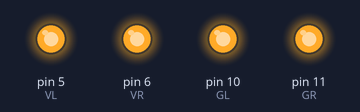
Bench run of a sketch on a simulated Arduino Uno, built with avr-gcc and run on an emulated ATmega328P. Shown: output pins drawn as LEDs (lit = HIGH).

Above: at 0.5 s.
At 2.5 s:
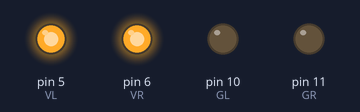
At 3.5 s:
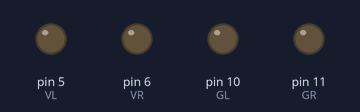
At 4.5 s:
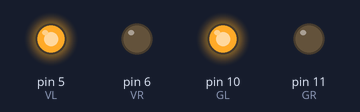
At 6.5 s:
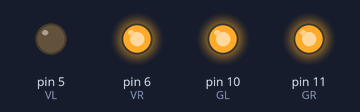
At 9.5 s:
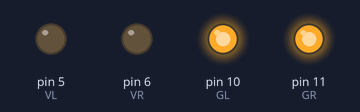
Timing chart, 0 to 10.4 s (numbered marks = the images above):
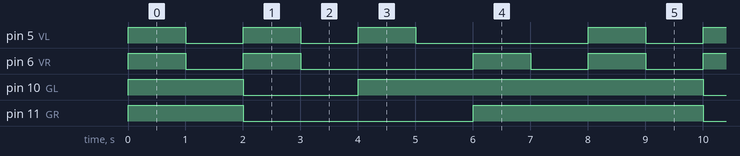

Measured:
- by itself, pin 5 (VL): repeats every 8.0 s: 2 × (LOW 1.0 s, HIGH 1.0 s), LOW 3.0 s, HIGH 1.0 s
- by itself, pin 6 (VR): repeats every 8.0 s: LOW 1.0 s, HIGH 1.0 s, LOW 3.0 s, HIGH 1.0 s, LOW 1.0 s, HIGH 1.0 s
- by itself, pin 10 (GL): repeats every 8.0 s: LOW 2.0 s, HIGH 6.0 s
- by itself, pin 11 (GR): repeats every 8.0 s: LOW 4.0 s, HIGH 4.0 s

The sketch:

PruebaMotores_S4A_EDU.ino
```cpp
/*CONFIGURACION DEL S4A EDU

Pines Motor Derecho:
D6 -> Velocidad
D11 -> Dirección de Giro

Pines Motor Izquierdo:
D5 -> Velocidad
D10 -> Dirección de Giro*/

//Variables
int VL = 5, VR = 6;    //Pines de Velocidad
int GL = 10, GR = 11;  //Pines de Dirección de Giro
int vel = 255;         //de 50 a 255 funciona bien


void setup() {
  //Seteamos los motores
  pinMode(VL, OUTPUT);
  pinMode(VR, OUTPUT);
  pinMode(GL, OUTPUT);
  pinMode(GR, OUTPUT);
}

void loop() {
  Probamos();
}

void Probamos() {
  adelante();
  delay(1000);

  detener();
  delay(1000);

  atras();
  delay(1000);

  detener();
  delay(1000);

  izquierda();
  delay(1000);

  detener();
  delay(1000);

  derecha();
  delay(1000);

  detener();
  delay(1000);
}


//DIRECCIONES
void adelante() {
  analogWrite(VL, vel);
  digitalWrite(GL, HIGH);
  analogWrite(VR, vel);
  digitalWrite(GR, HIGH);
}

void atras() {
  analogWrite(VL, vel);
  digitalWrite(GL, LOW);
  analogWrite(VR, vel);
  digitalWrite(GR, LOW);
}

void detener() {
  analogWrite(VL, 0);
  analogWrite(VR, 0);
}

void izquierda() {
  detener();
  analogWrite(VL, vel);
  digitalWrite(GL, HIGH);
}
void derecha() {
  detener();
  analogWrite(VR, vel);
  digitalWrite(GR, HIGH);
}
```
